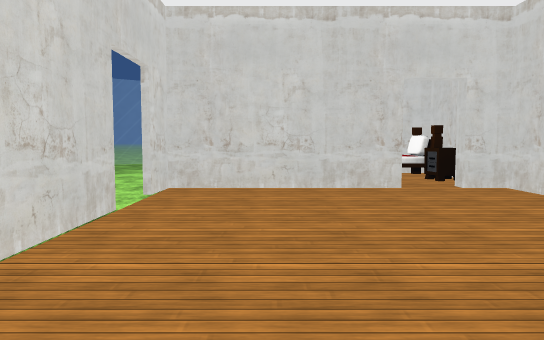
view 1 (above)

23 first-person views from a walk through a 3-D level made in the Unity game engine. The camera is 1.2 m above the floor, tilts 4° down and sees 70° across. The floor is counted in squares, 2 m on a side. Each view is taken from the middle of a square. On the plan, view 1 faces up. The plan holds only what a view shows up to about 11 squares ahead; the rest is blank. Flat ground stands in for the terrain. The player is left out. Some surface patterns are stand-ins.

view 2
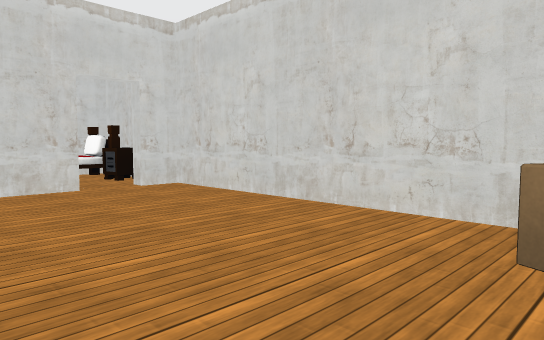

view 3
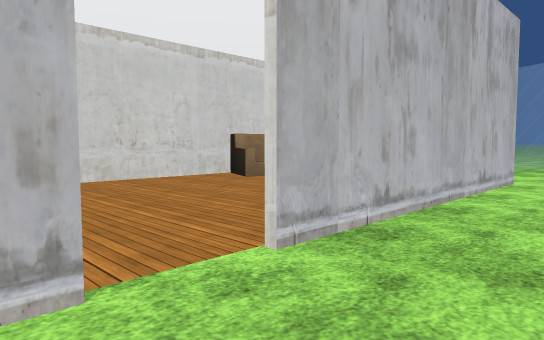

view 4
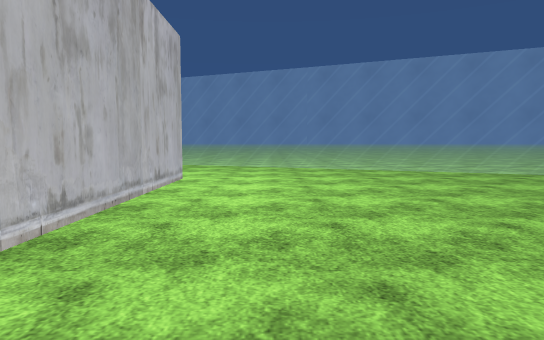

view 5
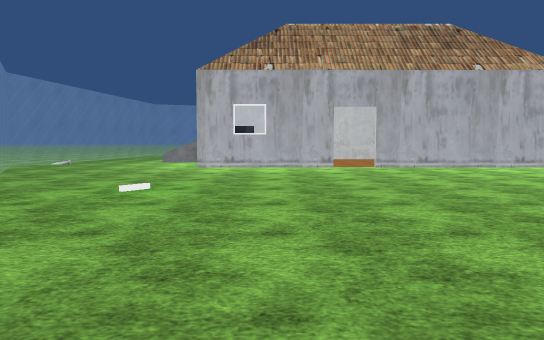

view 6
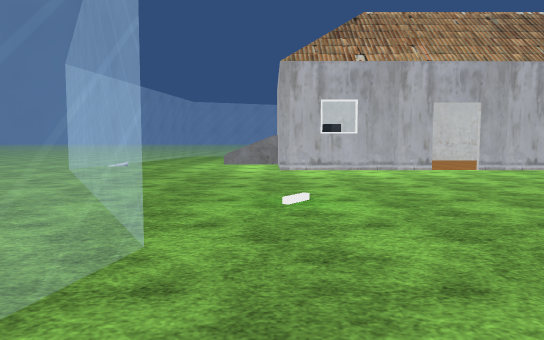

view 7
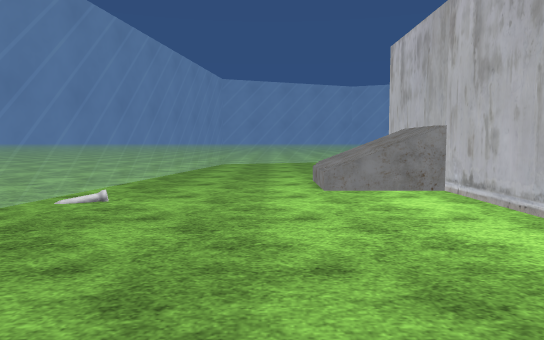

view 8
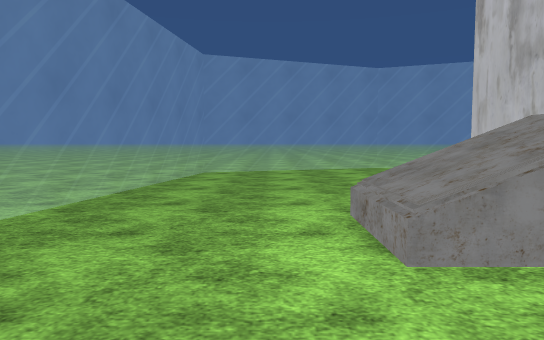

view 9
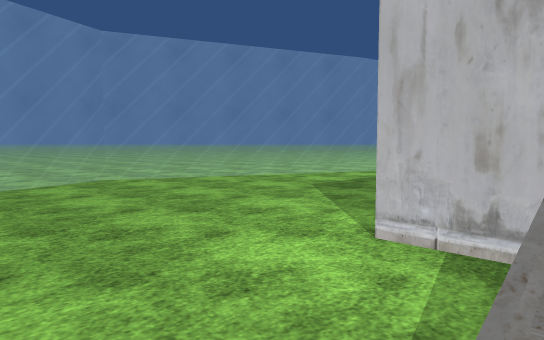

view 10
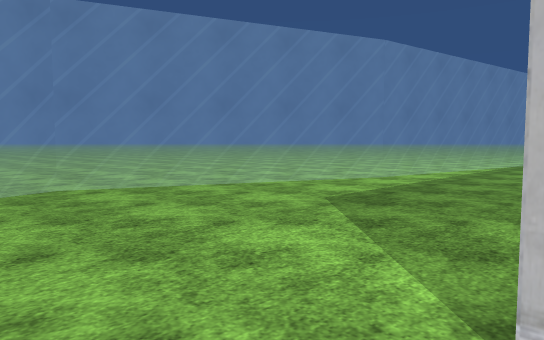

view 11
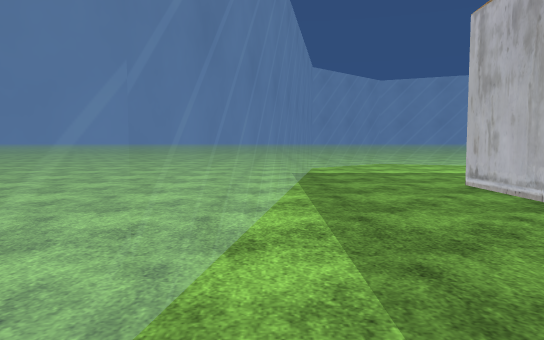

view 12
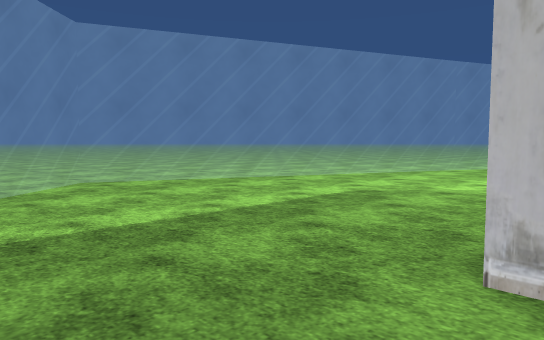

view 13
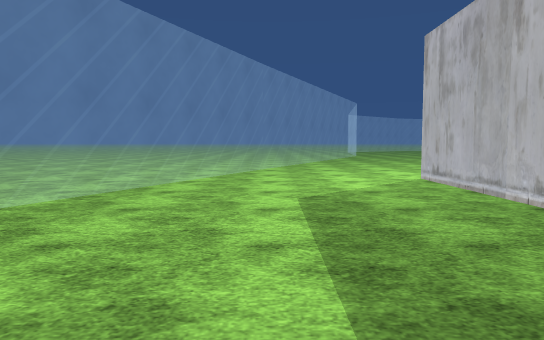

view 14
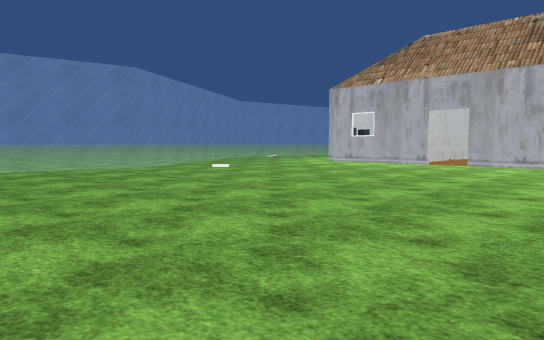

view 15
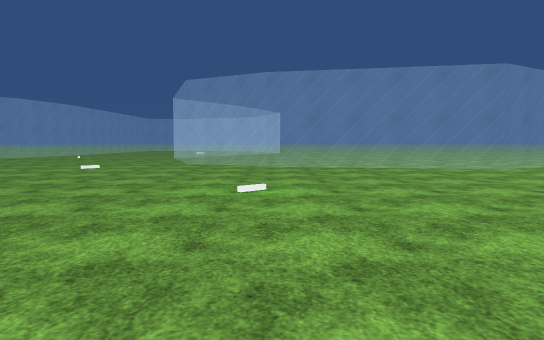

view 16
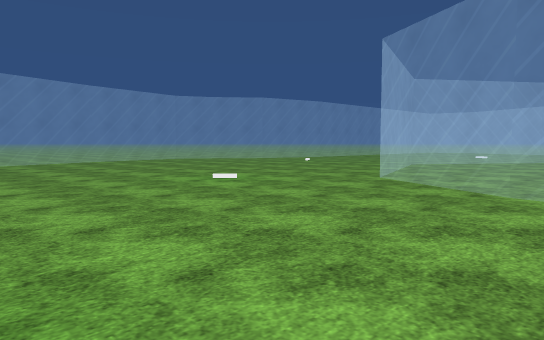

view 17
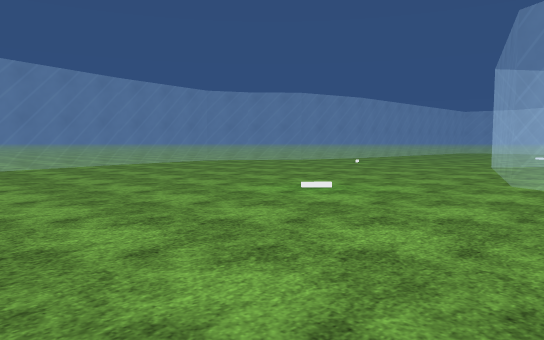

view 18
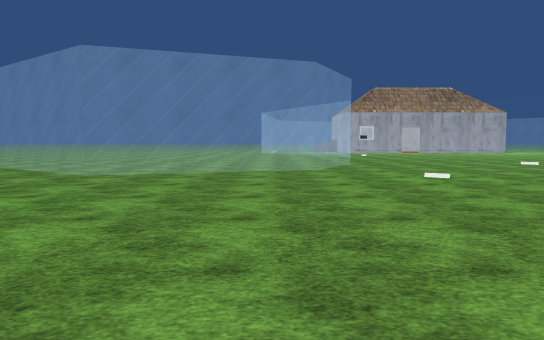

view 19
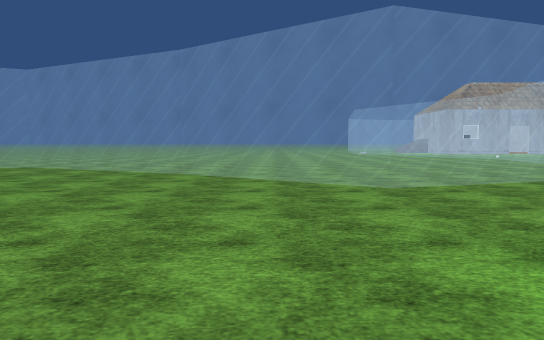

view 20
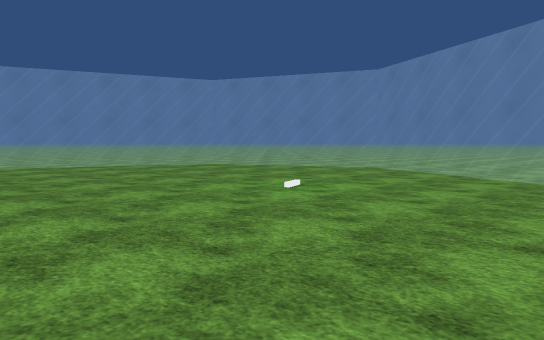

view 21
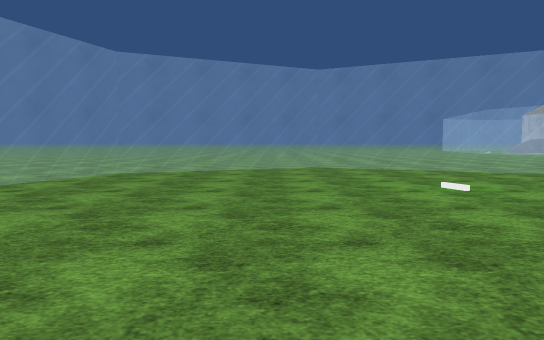

view 22
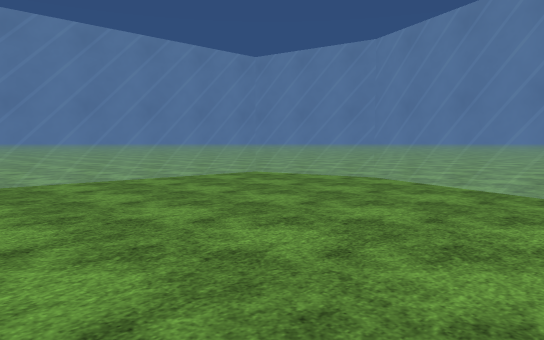

view 23
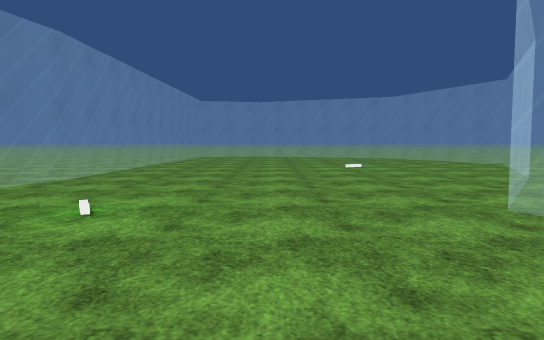

### Floor plan
Key: @ floor where view 1 was taken; # wall or solid block; . main floor; : floor 0.75 m higher than the main floor; / step, stairs or slope; = window, fence, low wall or low ledge; O other object.
Columns run from 25 left of view 1 to 8 right of it. Each row starts with its distance up from view 1.
 29 ...=====.......
 28 ...=....===....
 27 ...=.......=...
 26 ...=.......=...
 25 ...=........=..
 24  . .........=..
 23 ..=..........=..
 22 ..=.........=....
 21 ..=.........=....
 20 ..=........=.....
 19  .=........=...
 18   =.......=....
 17    .......=....                ..
 16    ......=.....              .....
 15     ....=......          .. ......
 14    ......=.....        ...........
 13   .......=.....       ..===.......
 12  .........=.......  ..==.O.=====..
 11  .........==........==..........=.
 10  ...........====..==.............=
  9 =...............==........//.....=
  8 .=......................#####....=
  7 .=......................O  :OO...=
  6    .....................   .O....=
  5         ................###.#....=
  4          ...................#...=.
  3           ..............#...#...=.
  2           ..............#...#...=.
  1            .............#...#..=..
  0             ..... ...... @./#..=..
 -1                   ......###O#..=..
 -2                  ..............=..
 -3                 .==............=..
 -4                 ...===.........=..
 -5                .......==......=...
 -6                .........==...=....
 -7                    .......===.....

Positions as (right, up) in squares from view 1, and headings:
1: (0, 0), facing up
2: (0, 0), facing up-right
3: (-3, 5), facing down-right
4: (-3, 5), facing down
5: (-11, 6), facing right
6: (-10, 8), facing right
7: (-4, 10), facing right
8: (-1, 10), facing right
9: (2, 10), facing down-right
10: (3, 9), facing down-right
11: (6, 4), facing down
12: (5, -1), facing down-left
13: (5, -4), facing left
14: (-12, 0), facing up-right
15: (-13, 0), facing up
16: (-12, 5), facing up-left
17: (-14, 5), facing up-left
18: (-24, 12), facing right
19: (-22, 17), facing right
20: (-21, 18), facing up-right
21: (-22, 24), facing right
22: (-16, 23), facing up-left
23: (-19, 12), facing up
